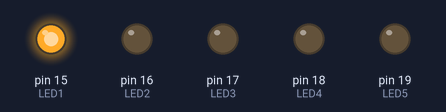
A sketch run on a simulated Arduino Nano, built with avr-gcc and run on an emulated ATmega328P. Shown: output pins drawn as LEDs (lit = HIGH).

Above: at 0.12 s.
At 1.12 s:
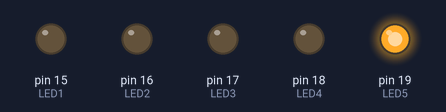
At 1.37 s:
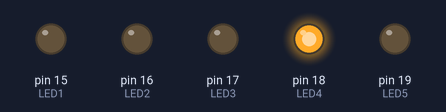
At 2.62 s:
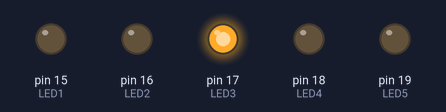
At 4.37 s:
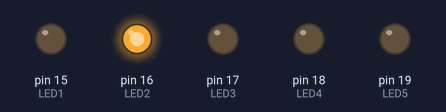
Timing chart, 0 to 4.7 s (numbered marks = the images above):
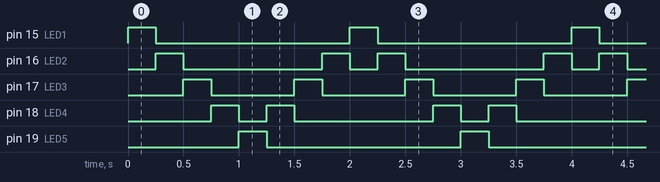

Measured:
- by itself, pin 15 (LED1), pin 19 (LED5): alternates HIGH for 0.25 s and LOW for 1.8 s
- by itself, pin 16 (LED2): repeats every 2.0 s: LOW 1.3 s, HIGH 0.25 s, LOW 0.25 s, HIGH 0.25 s
- by itself, pin 17 (LED3): alternates HIGH for 0.25 s and LOW for 0.75 s
- by itself, pin 18 (LED4): repeats every 2.0 s: LOW 0.25 s, HIGH 0.25 s, LOW 1.3 s, HIGH 0.25 s

The sketch:

custom_lights.ino
```cpp
// Project 3: Custom Light Design.

// This project was to make a custom light design with 5 LEDs. We decided to
// make the 5 LEDs stagger turning on and off to create a bouncing light design.

// Group Members: Josh Wild, Dayne Newman
// Group Number: 14 (not sure this is what the bottom of the breadboard said)
// Date: 2/24/2025
// Code written by: Both team members

// Pin numbers for each LED
int LED1 = 15;  // PIN A1 on nano = 15
int LED2 = 16;  // PIN A2 on nano = 16
int LED3 = 17;  // PIN A3 on nano = 17
int LED4 = 18;  // PIN A4 on nano = 18
int LED5 = 19;  // PIN A5 on nano = 19

// Declaration for counter variables which will control how bright the corresponding LED is
int counter1 = 0;
int counter2 = 0;
int counter3 = 0;
int counter4 = 0;
int counter5 = 0;

void setup() {
  // Initialize each LED to OUTPUT mode
  pinMode(LED1, OUTPUT);
  pinMode(LED2, OUTPUT);
  pinMode(LED3, OUTPUT);
  pinMode(LED4, OUTPUT);
  pinMode(LED5, OUTPUT);
}

void loop() {
  // Turn the LEDs on one by one and turn them back off again when the next LED turns on.
  // Once we reach the last LED, don't start with the first one again but instead go back the
  // way we came and turn the lights on in reverse order until reaching the first LED again.
  // Delay by a quarter of a second between changing states.
  digitalWrite(LED1, HIGH);
  delay(250);
  digitalWrite(LED1,LOW);
  digitalWrite(LED2, HIGH);
  delay(250);
  digitalWrite(LED2, LOW);
  digitalWrite(LED3, HIGH);
  delay(250);
  digitalWrite(LED3, LOW);
  digitalWrite(LED4, HIGH);
  delay(250);
  digitalWrite(LED4, LOW);
  digitalWrite(LED5, HIGH);
  delay(250);
  digitalWrite(LED5, LOW);
  digitalWrite(LED4, HIGH);
  delay(250);
  digitalWrite(LED4, LOW);
  digitalWrite(LED3, HIGH);
  delay(250);
  digitalWrite(LED3, LOW);
  digitalWrite(LED2, HIGH);
  delay(250);
  digitalWrite(LED2, LOW);

}
```
